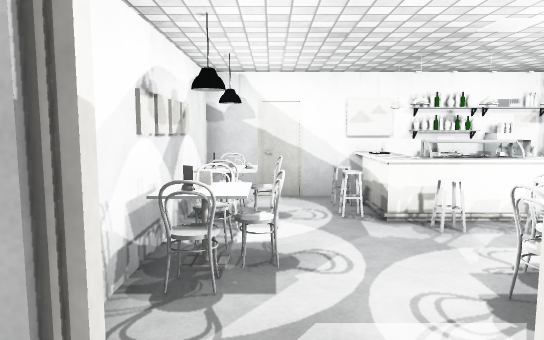
[1] (above)

18 first-person views from a walk through a 3-D level made in the Unity game engine. The camera is 1.5 m above the floor, tilts 6° down and sees 70° across. The floor is counted in squares, 1 m on a side. Each view is taken from the middle of a square. On the plan, view 1 faces up. The plan holds only what a view shows up to about 17 squares ahead; the rest is blank. The place goes on beyond the plan. The player character is not drawn. Some animated figures are not drawn. Door leaves are left out, so doorways stand open. Surface patterns are stand-ins for the level's own textures.

[2]
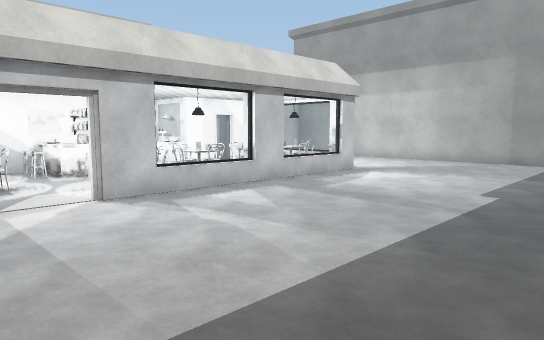

[3]
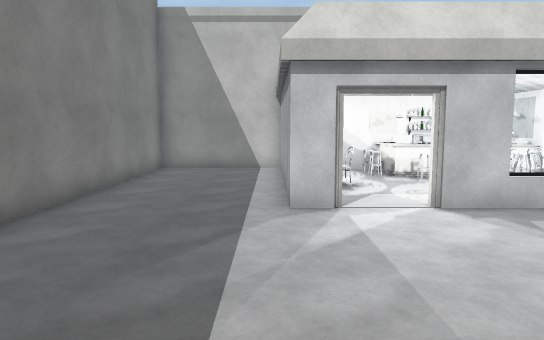

[4]
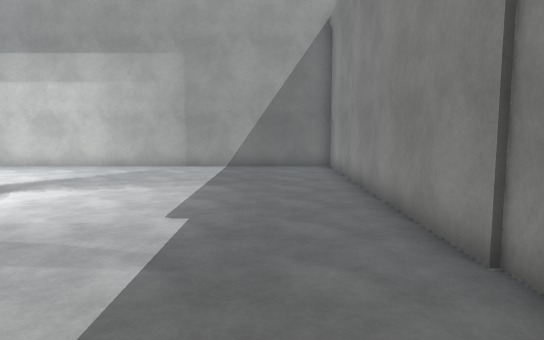

[5]
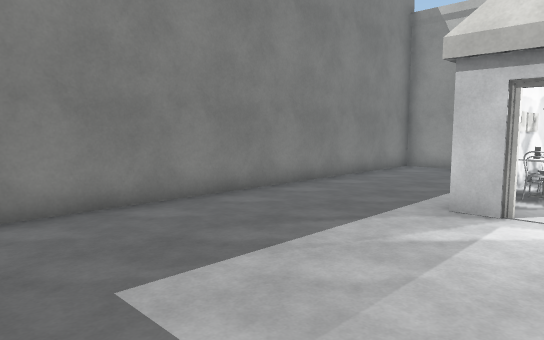

[6]
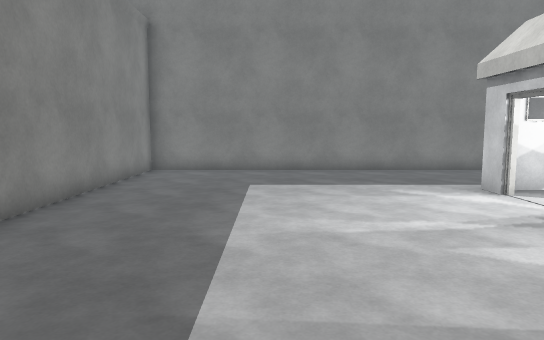

[7]
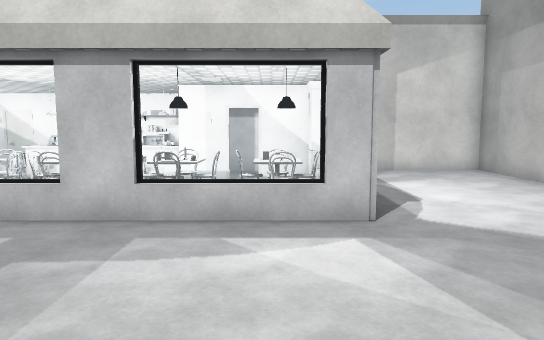

[8]
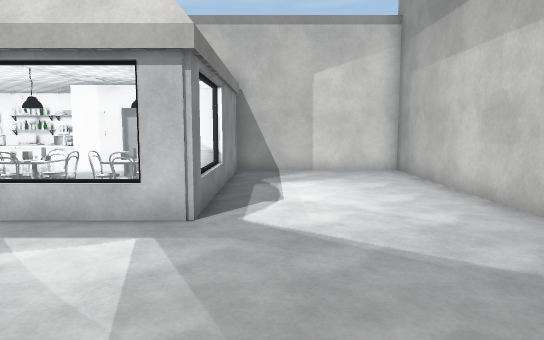

[9]
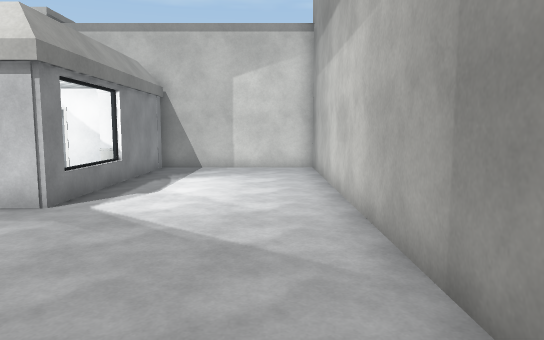

[10]
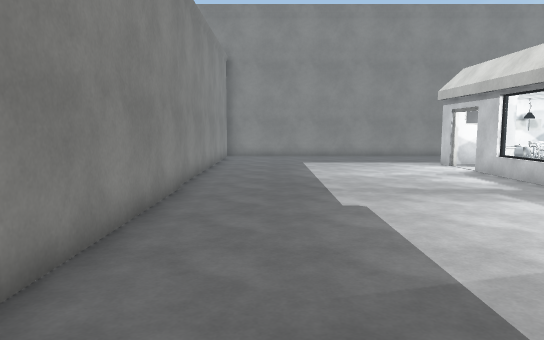

[11]
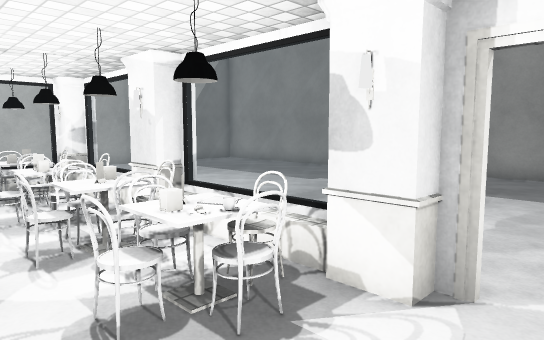

[12]
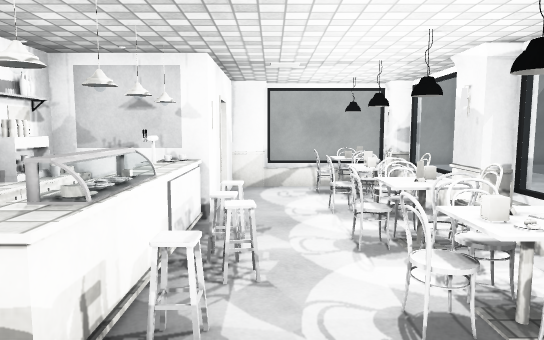

[13]
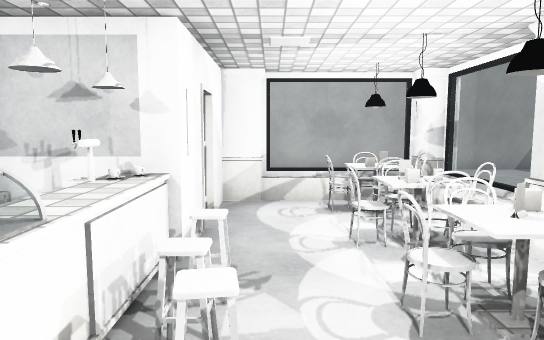

[14]
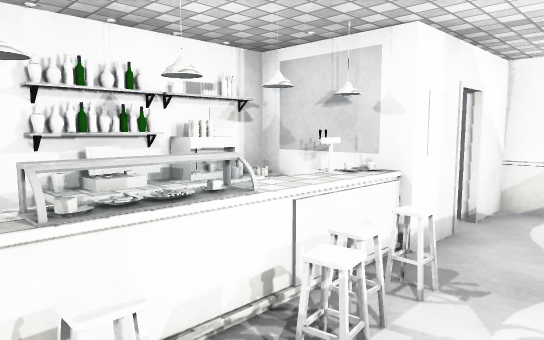

[15]
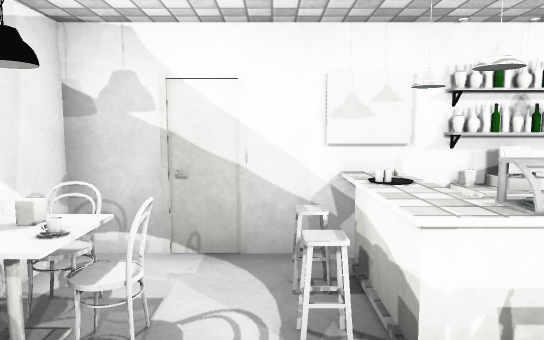

[16]
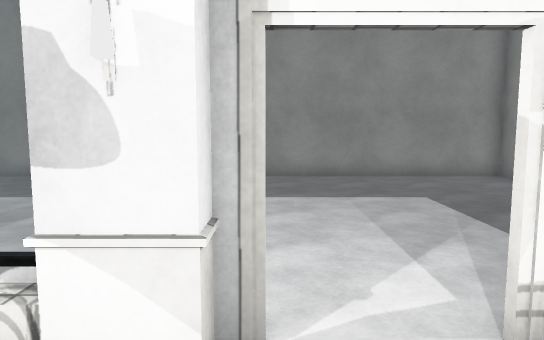

[17]
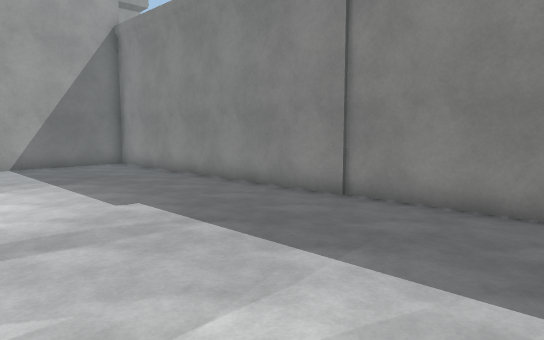

[18]
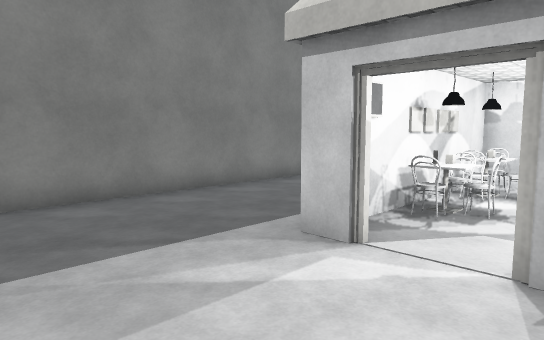

### Floor plan
Points are (right, up) in squares from view 1. A wall is a line through its corners. A room is listed if a view was taken in it or the views show most of it. See-through windows are left out.
Room 1 (views 1, 2, 3, 4, 5, 6, 7, 8, 9, 10, 11, 12, 13, 14, 15, 16, 17, 18)
walls: (2.5, 1.5) (5.8, 1.5); (7.5, 1.5) (10.1, 1.5); (1, 1.5) (1.4, 1.5); (-0.6, 1.2) (-1.7, 1.2) (-1.7, 3.4); (10.5, 1.9) (10.5, 3.2); (10, 3.5) (10, 6) (8.5, 6); (7.9, 6) (6.4, 6); (-1.4, 2.9) (-1.4, 1.8); (3.6, 8.6) (-1.4, 8.6); (-1.6, 9.2) (-6.3, 9.2) (-6.3, -8.4) (16.6, -8.4) (16.6, 9.2) (10.7, 9.2) (10.7, 1.2) (1, 1.2)
ways out: open door at (0.5, 1.5); open door at (8, 6)
objects: chair (-2, 6); chair (-2, 7); TV (-1, 3); table (-1, 4); chair (-1, 5); other object (-1, 6); lamp (-1, 7); chair (0, 3); chair (0, 4); table (0, 6); chair (0, 7); stool (1, 7); stool (1, 8); lamp (2, 2); chair (2, 3); other object (2, 6); other object (2, 7); other object (2, 8); chair (3, 2); lamp (3, 3); chair (3, 4); stool (3, 6); other object (3, 7) to (4, 7); bottle (3, 8); chair (4, 3); stool (4, 5); stool (4, 6); bottle (4, 8); other object (4, 9); chair (5, 2) to (5, 3); chair (5, 4); stool (5, 6); other object (5, 7); other object (5, 8); lamp (6, 2); chair (6, 3); other object (6, 6); other object (6, 7); other object (6, 8); other object (6, 9); chair (7, 2); lamp (7, 3); chair (7, 4); chair (8, 3); chair (9, 2) to (9, 3); chair (9, 4); other object (10, 2); chair (10, 3)

Positions as (right, up) in squares from view 1, and headings:
1: (0, 0), facing up
2: (-2, -7), facing up-right
3: (-2, -6), facing up
4: (1, -6), facing right
5: (1, -6), facing up-left
6: (8, -4), facing left
7: (9, -5), facing up
8: (12, -5), facing up
9: (15, -6), facing up
10: (15, -6), facing left
11: (0, 5), facing down-right
12: (0, 5), facing right
13: (2, 5), facing right
14: (2, 4), facing up-right
15: (1, 4), facing up
16: (1, 4), facing down
17: (0, -1), facing down-right
18: (2, -3), facing up-left
